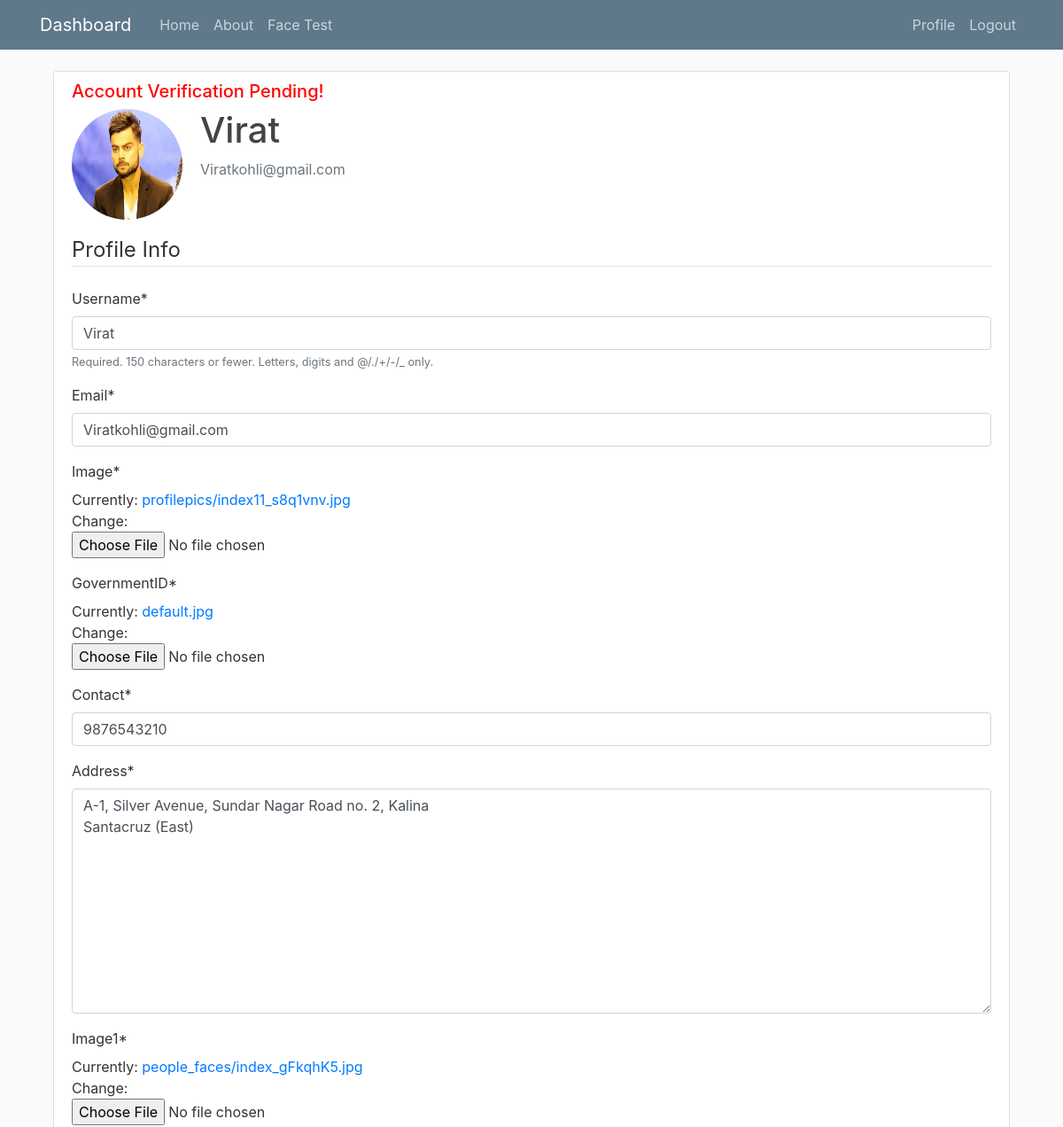
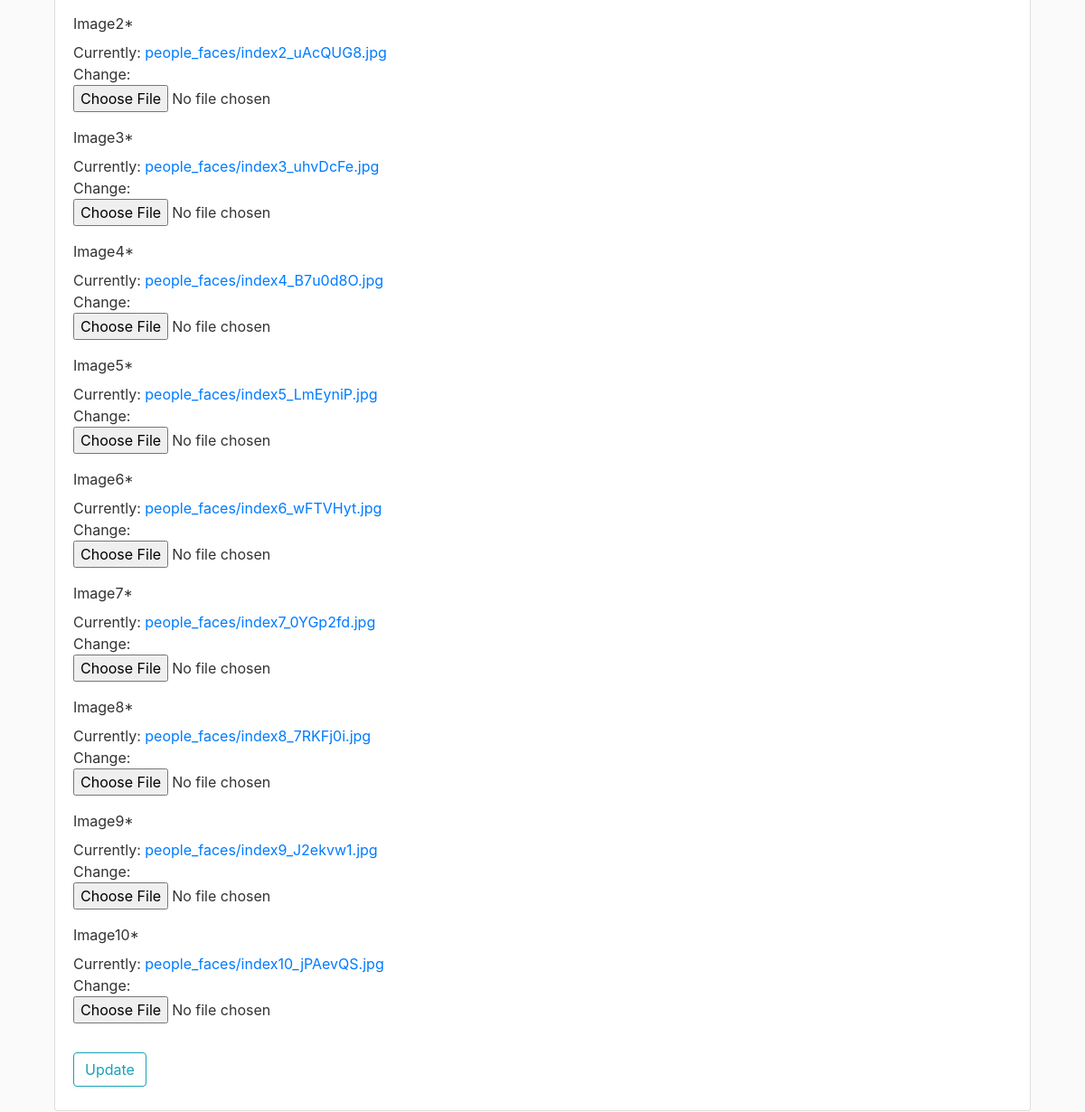
The app's page /profile/ (signed in) with its own data (2 pictures, top to bottom).
### users/models.py (models this page shows, shortened)
class Profile(models.Model):
    user = models.OneToOneField(User , on_delete = models.CASCADE)
    image = models.ImageField(default = 'default.jpg', upload_to = 'profilepics')
    Contact = models.DecimalField(decimal_places = 0 ,max_digits=10,default=0)
    Address = models.TextField(default="")
    governmentID = models.ImageField(default = 'default.jpg', upload_to = 'governmentids')
    Image1 = models.ImageField(upload_to = 'people_faces',null=True)
    Image2 = models.ImageField(upload_to = 'people_faces',null=True)
    Image3 = models.ImageField(upload_to = 'people_faces',null=True)
    Image4 = models.ImageField(upload_to = 'people_faces',null=True)
    Image5 = models.ImageField(upload_to = 'people_faces',null=True)
    Image6 = models.ImageField(upload_to = 'people_faces',null=True)
    Image7 = models.ImageField(upload_to = 'people_faces',null=True)
    Image8 = models.ImageField(upload_to = 'people_faces',null=True)
    Image9 = models.ImageField(upload_to = 'people_faces',null=True)
    Image10 = models.ImageField(upload_to = 'people_faces',null=True)

### users/views.py (the view)
# urls.py: path('profile/',user_views.profile,name = 'profile'),
@login_required
def profile(request):
    if request.method == 'POST':
        u_form  = UserUpdateForm(request.POST, instance=request.user)
        p_form = ProfileUpdateForm(request.POST,request.FILES, instance=request.user.profile)
        if u_form.is_valid() and p_form.is_valid():
            u_form.save()
            p_form.save()
            messages.warning(request, f'Please Wait...')
            userform = u_form.instance
            profile = p_form.instance
            name = userform.username
            urls = [profile.Image1.url[1:], profile.Image2.url[1:], profile.Image3.url[1:], profile.Image4.url[1:], profile.Image5.url[1:], profile.Image6.url[1:],profile.Image7.url[1:],profile.Image8.url[1:],profile.Image9.url[1:],profile.Image10.url[1:]]
            add_people.encode(urls,name)
            '''
            add_people.encode(profile.Image2.url[1:],name)
            add_people.encode(profile.Image3.url[1:],name)
            add_people.encode(profile.Image4.url[1:],name)
            add_people.encode(profile.Image5.url[1:],name)
            add_people.encode(profile.Image6.url[1:],name)
            add_people.encode(profile.Image7.url[1:],name)
            add_people.encode(profile.Image8.url[1:],name)
            add_people.encode(profile.Image9.url[1:],name)
            add_people.encode(profile.Image10.url[1:],name)
            '''
            messages.success(request, f'Your account has been updated!')
            return redirect('profile')
    else:
        u_form  = UserUpdateForm(instance=request.user)
        p_form = ProfileUpdateForm(instance=request.user.profile)
    context = {
        'u_form' : u_form,
        'p_form' : p_form
    }
    context['status'] = verification.objects.filter(user = request.user)[0]
    return render(request, 'users/profile.html', context)

### users/forms.py
class UserUpdateForm(forms.ModelForm):
    email = forms.EmailField()
    class Meta:
        model = User
        fields = ['username','email']

class ProfileUpdateForm(forms.ModelForm):
    class Meta:
        model = Profile
        fields = ['image','governmentID','Contact','Address','Image1','Image2','Image3','Image4','Image5','Image6','Image7','Image8','Image9','Image10']

### users/templates/users/profile.html (shortened to what this page needs)
{% extends 'analytics/base.html'%}
{% load crispy_forms_tags %}
{% block content %}
    <div class="content-section">
        {% if status.status == "P" %}
        <h5 style = "color:red" class="article-content">Account Verification Pending!</h5>
        {% else %}
        <br>
        <h5 style = "color:green" class="article-content">Acccount Verified!</h5>
        {% endif %}
        <div class="media">
        <img class="rounded-circle account-img" src="{{ user.profile.image.url }}">
        <div class="media-body">
            <h2 class="account-heading">{{ user.username }}</h2>
            <p class="text-secondary">{{ user.email }}</p>
        </div>
        </div>
        <form method = "POST" enctype="multipart/form-data">
            <fieldset class = "form-group">
                <legend class = "border-bottom mb-4">
                    Profile Info
                </legend>
                {{ u_form|crispy }}
                {{ p_form|crispy }}
            </fieldset>
            <div class = "form-group">
                <button class = "btn btn-outline-info" type = "submit">Update</button>
            </div>
        </form>
    </div>
{% endblock content %}

### analytics/static/analytics/main.css (style rules this page uses)
body { background: #fafafa; color: #333333; margin-top: 5rem; }
h1, h2, h3, h4, h5, h6 { color: #444444; }
.content-section { background: #ffffff; padding: 10px 20px; border: 1px solid #dddddd; border-radius: 3px; margin-bottom: 20px; }
.article-content { white-space: pre-line; }
.account-img { height: 125px; width: 125px; margin-right: 20px; margin-bottom: 16px; }
.account-heading { font-size: 2.5rem; }

### records on screen
Profile: Contact "9876543210", Address "A-1, Silver Avenue, Sundar Nagar Road no. 2, Kalina Santacruz (East)"

### other values on screen
{{ user.username }} "Virat"
{{ user.email }} "Viratkohli@gmail.com"
